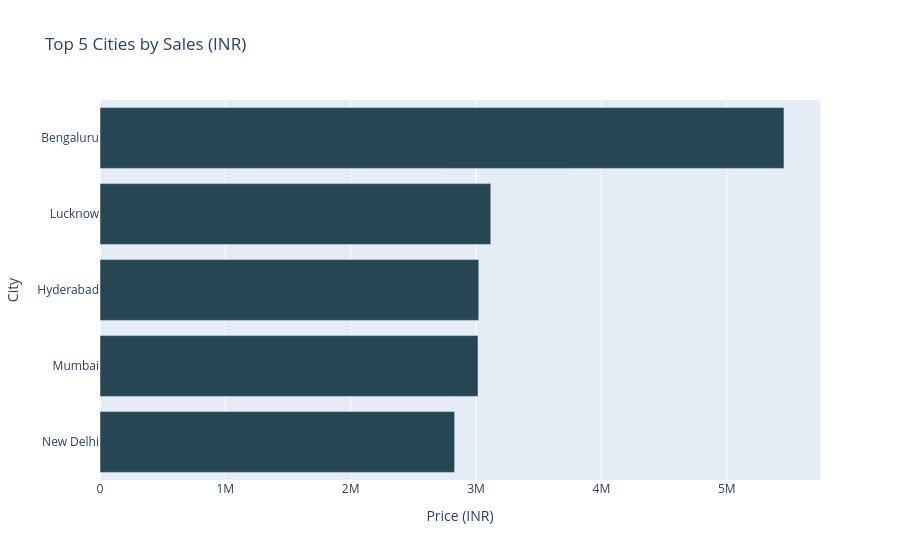

Notebook source saved alongside this figure:
### Markdown cell above
#### Top 5 Cities by Sales

### Code cell
top_five_cities = (
  df.groupby("City")['Price (INR)']
  .sum()
  .nlargest(5)
  .sort_values()
  .reset_index()
)

fig = px.bar(
  top_five_cities,
  x = "Price (INR)",
  y = "City",
  orientation= "h",
  title= "Top 5 Cities by Sales (INR)",
  color_discrete_sequence=['#264653']
)

fig.show()

### Figure 1 — Plotly figure (JSON) as saved in the notebook; plotly's stock layout.template omitted (floating-point values rounded to 4 significant figures)
{"data": [{"hovertemplate": "Price (INR)=%{x}<br>City=%{y}<extra></extra>", "legendgroup": "", "marker": {"color": "#264653", "pattern": {"shape": ""}}, "name": "", "orientation": "h", "showlegend": false, "textposition": "auto", "type": "bar", "x": [2829000.0, 3016000.0, 3022000.0, 3117000.0, 5457000.0], "xaxis": "x", "y": ["New Delhi", "Mumbai", "Hyderabad", "Lucknow", "Bengaluru"], "yaxis": "y"}], "layout": {"barmode": "relative", "legend": {"tracegroupgap": 0}, "title": {"text": "Top 5 Cities by Sales (INR)"}, "xaxis": {"anchor": "y", "domain": [0, 1], "title": {"text": "Price (INR)"}}, "yaxis": {"anchor": "x", "domain": [0, 1], "title": {"text": "City"}}}}
